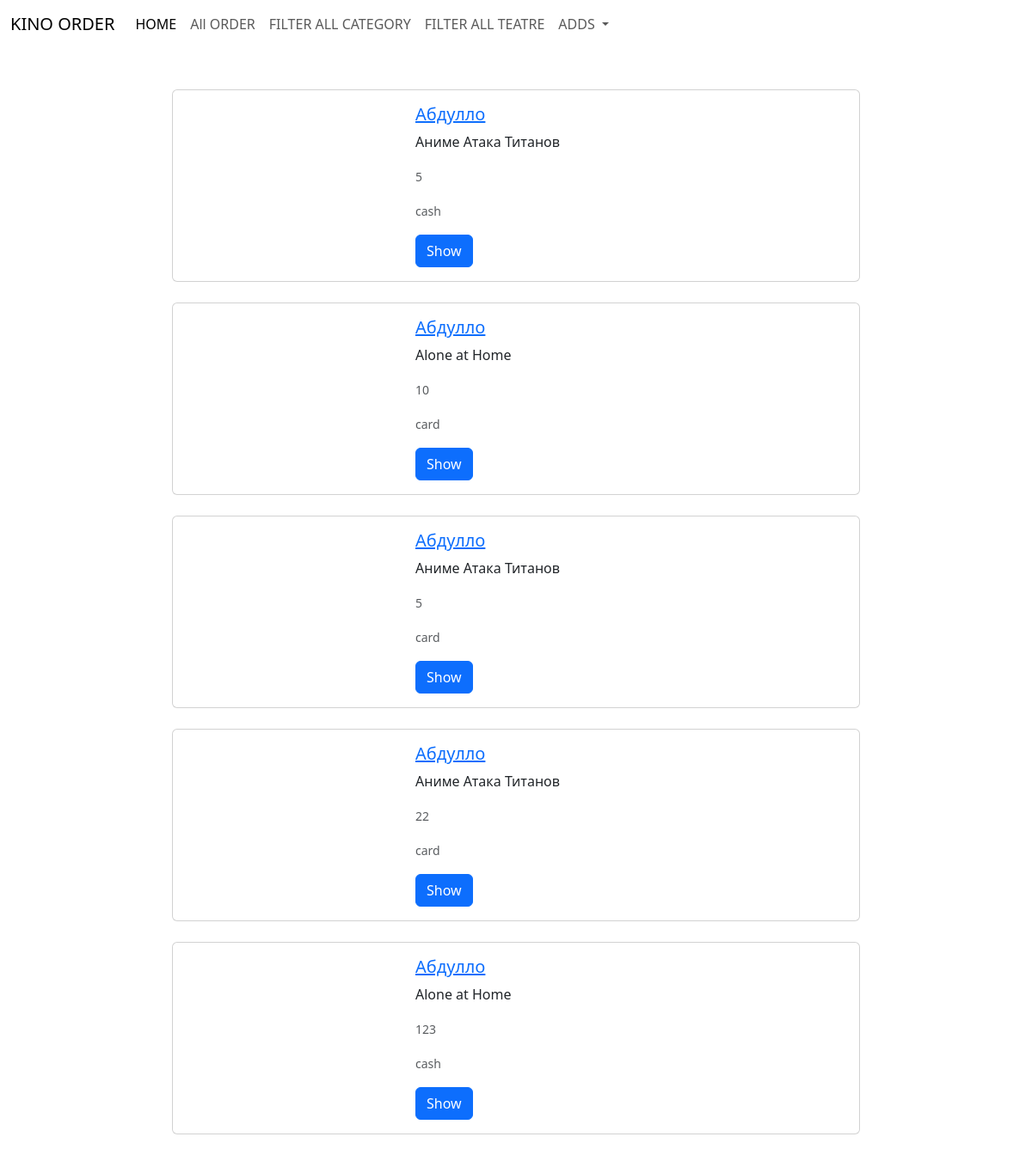
The app's page /allorders/ with its own data.
### onlinefilms/models.py (models this page shows, shortened)
class Orders(models.Model):
    user_id = models.ForeignKey(User, on_delete=models.CASCADE)
    film = models.ForeignKey(Films, on_delete=models.CASCADE)
    qvantity = models.IntegerField()
    PAY = (
        ('card', 'Card'),
        ('cash', 'cash')
    )
    type_pay = models.CharField(max_length=100,choices=PAY)

class User(models.Model):
    f_name = models.CharField(max_length=50)
    l_name = models.CharField(max_length=50)
    email = models.EmailField(max_length=254)
    phone_number = models.CharField(max_length=50)
    is_active = models.BooleanField(default=True)
    def __str__(self):
        return self.f_name

class Films(models.Model):
    title = models.CharField(max_length=50)
    category_id = models.ForeignKey(Category, on_delete=models.CASCADE)
    descriptions = models.TextField()
    tikets = models.IntegerField()
    price = models.DecimalField(max_digits=8, decimal_places=2)
    teatre = models.ForeignKey(Teatre,  on_delete=models.CASCADE)
    video = models.FileField(upload_to="static/videos", max_length=100)
    img = models.ImageField(upload_to="static/images", height_field=None, width_field=None, max_length=None)
    date_view = models.DateTimeField(auto_now=False, auto_now_add=False)
    is_active = models.BooleanField(default=True)
    def __str__(self):
        return self.title

### onlinefilms/views.py (the view)
# urls.py: path("allorders/", OrdersListView.as_view(), name="allorders"),
class OrdersListView(ListView):
    model = Orders
    template_name = "allorders.html"
    context_object_name = 'orders'

### templates/allorders.html (shortened to what this page needs)
{% extends "base.html" %}
{% block content %}
<div class="container mt-5">
    {% if orders.count > 0 %}
        <div class="row justify-content-center">
            {% for order in orders %}
            <div class="d-flex justify-content-center mb-4">
                <div class="card" style="width: 800px;">
                    <div class="row g-0">
                        <div class="col-md-4">
                        </div>
                        <div class="col-md-8">
                            <div class="card-body">
                                <h5 class="card-title">
                                    <a href="{% url 'detailorders' order.id %}">{{ order.user_id }}</a>
                                </h5>
                                <p class="card-text">{{ order.film }}</p>
                                <p class="card-text"><small class="text-muted">{{ order.qvantity }}</small></p>
                                <p class="card-text"><small class="text-muted">{{ order.type_pay }}</small></p>
                                <a href="{% url 'detailorders' order.id %}" class="btn btn-primary">Show</a>
                            </div>
                        </div>
                    </div>
                </div>
            </div>
            {% endfor %}
        </div>
    {% else %}
        <p>No films available at the moment.</p>
    {% endif %}
</div>
{% endblock content %}

### records on screen
Orders: user_id "Абдулло", film "Аниме Атака Титанов", qvantity "5", type_pay "cash"
Orders: user_id "Абдулло", film "Alone at Home", qvantity "10", type_pay "card"
Orders: user_id "Абдулло", film "Аниме Атака Титанов", qvantity "5", type_pay "card"
Orders: user_id "Абдулло", film "Аниме Атака Титанов", qvantity "22", type_pay "card"
Orders: user_id "Абдулло", film "Alone at Home", qvantity "123", type_pay "cash"
